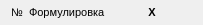
<?xml version="1.0" encoding="UTF-8"?>
<ui version="4.0">
 <class>FormulationForm</class>
 <widget class="QWidget" name="FormulationForm">
  <property name="geometry">
   <rect>
    <x>0</x>
    <y>0</y>
    <width>194</width>
    <height>25</height>
   </rect>
  </property>
  <property name="windowTitle">
   <string>Form</string>
  </property>
  <layout class="QHBoxLayout" name="horizontalLayout_3" stretch="0,1">
   <property name="topMargin">
    <number>0</number>
   </property>
   <property name="bottomMargin">
    <number>0</number>
   </property>
   <item>
    <widget class="QLabel" name="number">
     <property name="font">
      <font>
       <pointsize>8</pointsize>
      </font>
     </property>
     <property name="text">
      <string>№</string>
     </property>
    </widget>
   </item>
   <item>
    <layout class="QHBoxLayout" name="readForm" stretch="1,0">
     <item>
      <widget class="QLabel" name="formulation">
       <property name="font">
        <font>
         <pointsize>8</pointsize>
        </font>
       </property>
       <property name="acceptDrops">
        <bool>false</bool>
       </property>
       <property name="toolTip">
        <string>Двойной клик для редактирования</string>
       </property>
       <property name="text">
        <string>Формулировка</string>
       </property>
       <property name="wordWrap">
        <bool>true</bool>
       </property>
       <property name="textInteractionFlags">
        <set>Qt::LinksAccessibleByMouse</set>
       </property>
      </widget>
     </item>
     <item>
      <widget class="QPushButton" name="deleteBtn">
       <property name="font">
        <font>
         <pointsize>8</pointsize>
         <weight>75</weight>
         <bold>true</bold>
         <kerning>true</kerning>
        </font>
       </property>
       <property name="text">
        <string>Х</string>
       </property>
       <property name="checkable">
        <bool>false</bool>
       </property>
       <property name="checked">
        <bool>false</bool>
       </property>
       <property name="autoRepeatDelay">
        <number>300</number>
       </property>
       <property name="autoDefault">
        <bool>false</bool>
       </property>
       <property name="default">
        <bool>false</bool>
       </property>
       <property name="flat">
        <bool>true</bool>
       </property>
      </widget>
     </item>
    </layout>
   </item>
  </layout>
 </widget>
 <resources/>
 <connections/>
</ui>
